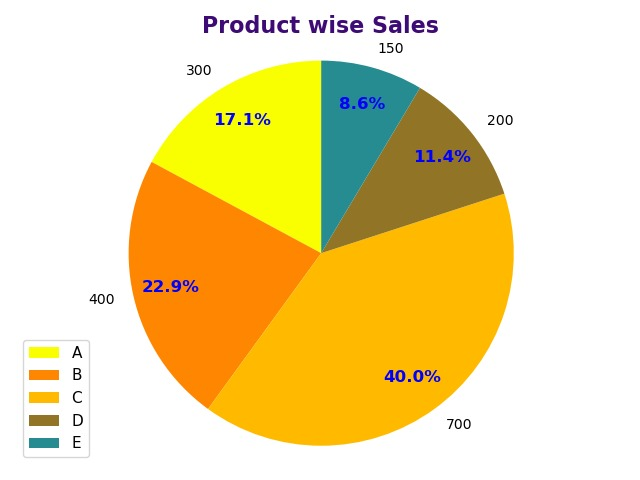
#> input picture Figure1.jpeg, 640 x 480 px, found by its file name
$ python TrainingDay8JoinImage.py
#> lines starting #> are read from the running program, lines starting #| are printed output that depends on the picture
from PIL import Image


img1 = Image.open("D:/PYTHON/ProjectTraining/Figure1.jpeg")
#> img1 is the input picture: PIL image 640x480 RGB; mean R, G, B 239.8, 221, 163.3
img2 = Image.open("D:/PYTHON/ProjectTraining/Figure2.png")
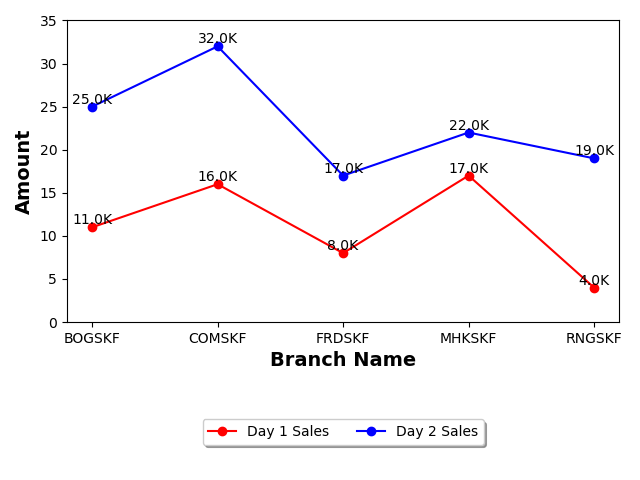
#> input picture Figure2.png, 640 x 480 px, found by its file name
#> img2 is the input picture: PIL image 640x480 RGBA; mean R, G, B, A 248.2, 246.8, 248.1, 255
img3 = Image.open("D:/PYTHON/ProjectTraining/Figure3.jpeg")
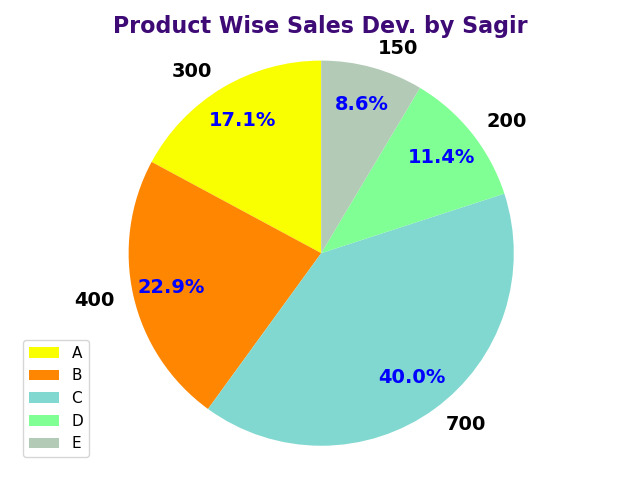
#> input picture Figure3.jpeg, 640 x 480 px, found by its file name
#> img3 is the input picture: PIL image 640x480 RGB; mean R, G, B 222.8, 231.6, 199.7
img4 = Image.open("D:/PYTHON/ProjectTraining/Figure4.jpeg")
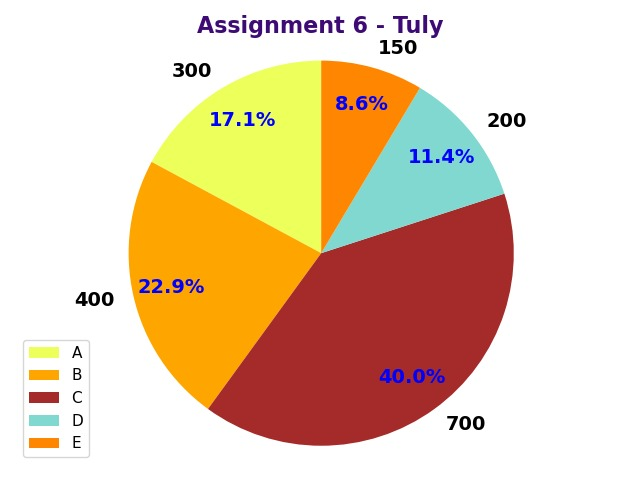
#> input picture Figure4.jpeg, 640 x 480 px, found by its file name
#> img4 is the input picture: PIL image 640x480 RGB; mean R, G, B 230.5, 205.3, 177.6

width, height = img1.size
#> width = 640; height = 480
imageSize = Image.new('RGB', (1280, 960))
#> imageSize: PIL image 1280x960 RGB; every value is 0
imageSize.paste(img1, (0, 0))
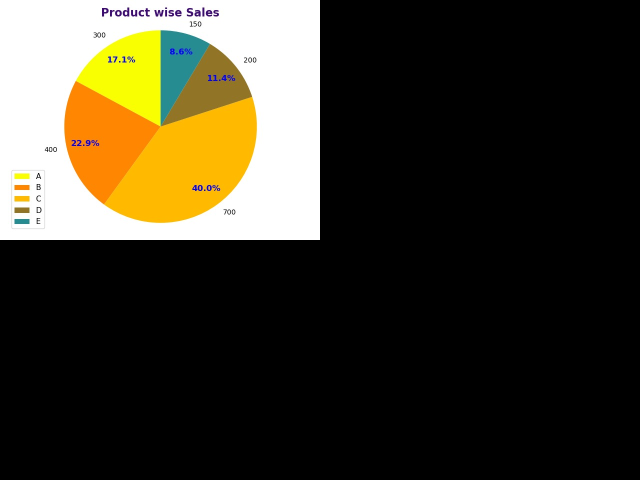
#> imageSize: PIL image 1280x960 RGB (shown at 1/2 size); mean R, G, B 59.9, 55.3, 40.8
imageSize.paste(img2, (width, 0))
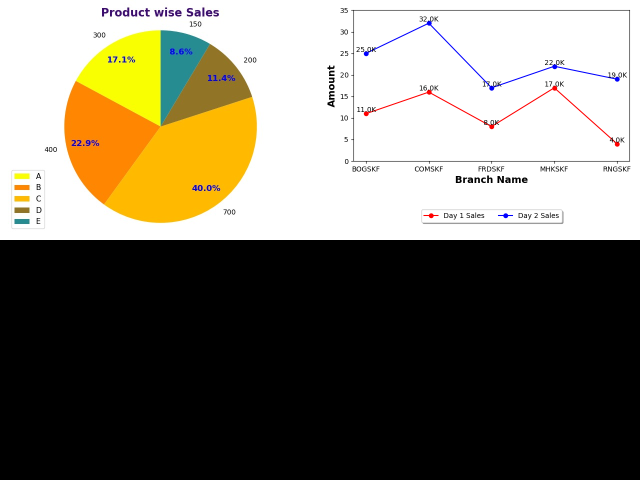
#> imageSize: PIL image 1280x960 RGB (shown at 1/2 size); mean R, G, B 122, 117, 102.9
imageSize.paste(img3, (0, height))
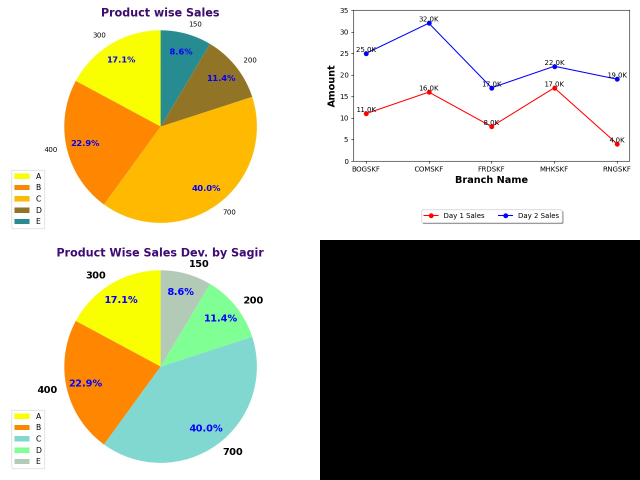
#> imageSize: PIL image 1280x960 RGB (shown at 1/2 size); mean R, G, B 177.7, 174.9, 152.8
imageSize.paste(img4, (width, height))
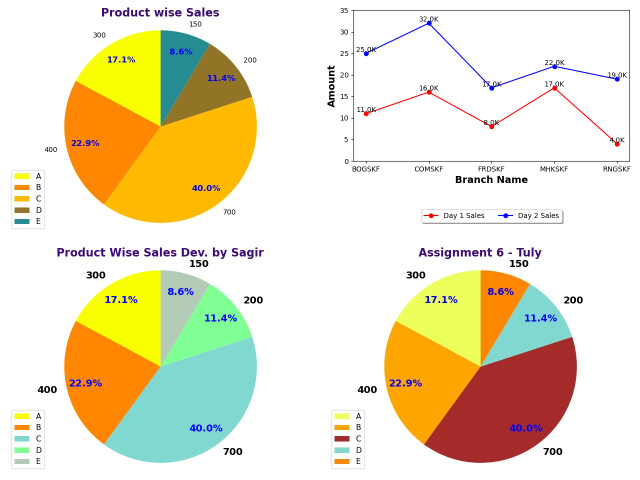
#> imageSize: PIL image 1280x960 RGB (shown at 1/2 size); mean R, G, B 235.3, 226.2, 197.2
imageSize.save("four_Image.png")
#> (the run stopped early here; a loop or call above may not have finished)
